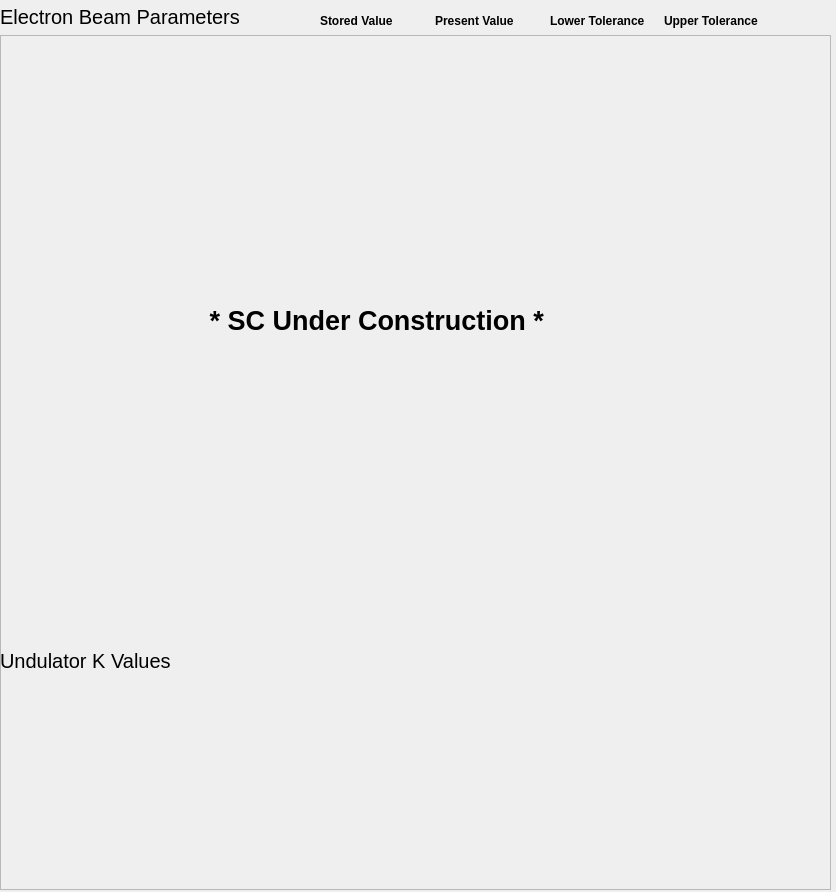
<?xml version="1.0" encoding="UTF-8"?>
<ui version="4.0">
 <class>Form</class>
 <widget class="QWidget" name="Form">
  <property name="geometry">
   <rect>
    <x>0</x>
    <y>0</y>
    <width>836</width>
    <height>892</height>
   </rect>
  </property>
  <property name="windowTitle">
   <string>Form</string>
  </property>
  <widget class="QFrame" name="frame">
   <property name="geometry">
    <rect>
     <x>0</x>
     <y>35</y>
     <width>831</width>
     <height>855</height>
    </rect>
   </property>
   <property name="frameShape">
    <enum>QFrame::StyledPanel</enum>
   </property>
   <property name="frameShadow">
    <enum>QFrame::Raised</enum>
   </property>
   <widget class="PyDMDrawingRectangle" name="PyDMDrawingRectangle_1">
    <property name="geometry">
     <rect>
      <x>0</x>
      <y>-1</y>
      <width>831</width>
      <height>611</height>
     </rect>
    </property>
    <property name="alarmSensitiveContent" stdset="0">
     <bool>false</bool>
    </property>
    <property name="alarmSensitiveBorder" stdset="0">
     <bool>false</bool>
    </property>
    <property name="brush" stdset="0">
     <brush brushstyle="SolidPattern">
      <color alpha="255">
       <red>244</red>
       <green>218</green>
       <blue>168</blue>
      </color>
     </brush>
    </property>
    <property name="penStyle" stdset="0">
     <enum>Qt::SolidLine</enum>
    </property>
    <property name="penColor" stdset="0">
     <color>
      <red>90</red>
      <green>90</green>
      <blue>90</blue>
     </color>
    </property>
    <property name="penWidth" stdset="0">
     <double>2.000000000000000</double>
    </property>
   </widget>
   <widget class="QLabel" name="label_9">
    <property name="geometry">
     <rect>
      <x>0</x>
      <y>610</y>
      <width>391</width>
      <height>31</height>
     </rect>
    </property>
    <property name="font">
     <font>
      <pointsize>15</pointsize>
     </font>
    </property>
    <property name="autoFillBackground">
     <bool>false</bool>
    </property>
    <property name="styleSheet">
     <string notr="true">background:transparent
bold</string>
    </property>
    <property name="frameShadow">
     <enum>QFrame::Plain</enum>
    </property>
    <property name="text">
     <string>Undulator K Values</string>
    </property>
   </widget>
   <widget class="PyDMTemplateRepeater" name="PyDMTemplateRepeater">
    <property name="geometry">
     <rect>
      <x>0</x>
      <y>0</y>
      <width>821</width>
      <height>611</height>
     </rect>
    </property>
    <property name="toolTip">
     <string/>
    </property>
    <property name="styleSheet">
     <string notr="true">background:transparent
</string>
    </property>
    <property name="layoutType" stdset="0">
     <enum>PyDMTemplateRepeater::Vertical</enum>
    </property>
    <property name="layoutSpacing" stdset="0">
     <number>0</number>
    </property>
    <property name="countShownInDesigner" stdset="0">
     <number>35</number>
    </property>
    <property name="templateFilename" stdset="0">
     <string>/u/cd/pnispero/guardian/guardian/displays/FELmonitor_template.py</string>
    </property>
    <property name="dataSource" stdset="0">
     <string>/u/cd/pnispero/guardian/guardian/displays/FELmonitor_sc_parameters.json</string>
    </property>
   </widget>
   <widget class="PyDMDrawingRectangle" name="PyDMDrawingRectangle_2">
    <property name="geometry">
     <rect>
      <x>0</x>
      <y>640</y>
      <width>831</width>
      <height>211</height>
     </rect>
    </property>
    <property name="alarmSensitiveContent" stdset="0">
     <bool>false</bool>
    </property>
    <property name="alarmSensitiveBorder" stdset="0">
     <bool>false</bool>
    </property>
    <property name="brush" stdset="0">
     <brush brushstyle="SolidPattern">
      <color alpha="255">
       <red>175</red>
       <green>217</green>
       <blue>248</blue>
      </color>
     </brush>
    </property>
    <property name="penStyle" stdset="0">
     <enum>Qt::SolidLine</enum>
    </property>
    <property name="penColor" stdset="0">
     <color>
      <red>90</red>
      <green>90</green>
      <blue>90</blue>
     </color>
    </property>
    <property name="penWidth" stdset="0">
     <double>2.000000000000000</double>
    </property>
   </widget>
   <widget class="PyDMTemplateRepeater" name="PyDMTemplateRepeater_2">
    <property name="geometry">
     <rect>
      <x>0</x>
      <y>640</y>
      <width>821</width>
      <height>211</height>
     </rect>
    </property>
    <property name="toolTip">
     <string/>
    </property>
    <property name="styleSheet">
     <string notr="true">background:transparent
</string>
    </property>
    <property name="layoutType" stdset="0">
     <enum>PyDMTemplateRepeater::Vertical</enum>
    </property>
    <property name="layoutSpacing" stdset="0">
     <number>0</number>
    </property>
    <property name="countShownInDesigner" stdset="0">
     <number>9</number>
    </property>
    <property name="templateFilename" stdset="0">
     <string>/u/cd/pnispero/guardian/guardian/displays/FELmonitor_template.py</string>
    </property>
    <property name="dataSource" stdset="0">
     <string>/u/cd/pnispero/guardian/guardian/displays/FELmonitor_sc_und_parameters.json</string>
    </property>
   </widget>
   <widget class="QLabel" name="label_12">
    <property name="geometry">
     <rect>
      <x>150</x>
      <y>100</y>
      <width>461</width>
      <height>371</height>
     </rect>
    </property>
    <property name="font">
     <font>
      <pointsize>20</pointsize>
      <weight>75</weight>
      <bold>true</bold>
     </font>
    </property>
    <property name="styleSheet">
     <string notr="true">background-color: transparent;</string>
    </property>
    <property name="text">
     <string>* SC Under Construction * </string>
    </property>
    <property name="alignment">
     <set>Qt::AlignCenter</set>
    </property>
   </widget>
   <zorder>PyDMDrawingRectangle_1</zorder>
   <zorder>PyDMTemplateRepeater</zorder>
   <zorder>PyDMDrawingRectangle_2</zorder>
   <zorder>label_9</zorder>
   <zorder>PyDMTemplateRepeater_2</zorder>
   <zorder>label_12</zorder>
  </widget>
  <widget class="QWidget" name="horizontalLayoutWidget">
   <property name="geometry">
    <rect>
     <x>320</x>
     <y>10</y>
     <width>451</width>
     <height>21</height>
    </rect>
   </property>
   <layout class="QHBoxLayout" name="horizontalLayout">
    <property name="spacing">
     <number>8</number>
    </property>
    <item>
     <widget class="QLabel" name="label_6">
      <property name="font">
       <font>
        <pointsize>9</pointsize>
        <weight>75</weight>
        <bold>true</bold>
       </font>
      </property>
      <property name="text">
       <string>Stored Value</string>
      </property>
     </widget>
    </item>
    <item>
     <widget class="QLabel" name="label_7">
      <property name="font">
       <font>
        <pointsize>9</pointsize>
        <weight>75</weight>
        <bold>true</bold>
       </font>
      </property>
      <property name="text">
       <string>Present Value</string>
      </property>
     </widget>
    </item>
    <item>
     <widget class="QLabel" name="label_10">
      <property name="font">
       <font>
        <pointsize>9</pointsize>
        <weight>75</weight>
        <bold>true</bold>
       </font>
      </property>
      <property name="text">
       <string>Lower Tolerance</string>
      </property>
     </widget>
    </item>
    <item>
     <widget class="QLabel" name="label_11">
      <property name="font">
       <font>
        <pointsize>9</pointsize>
        <weight>75</weight>
        <bold>true</bold>
       </font>
      </property>
      <property name="text">
       <string>Upper Tolerance</string>
      </property>
     </widget>
    </item>
   </layout>
  </widget>
  <widget class="QLabel" name="label_8">
   <property name="geometry">
    <rect>
     <x>0</x>
     <y>-10</y>
     <width>361</width>
     <height>54</height>
    </rect>
   </property>
   <property name="font">
    <font>
     <pointsize>15</pointsize>
    </font>
   </property>
   <property name="autoFillBackground">
    <bool>false</bool>
   </property>
   <property name="styleSheet">
    <string notr="true">background:transparent
bold</string>
   </property>
   <property name="frameShadow">
    <enum>QFrame::Plain</enum>
   </property>
   <property name="text">
    <string>Electron Beam Parameters</string>
   </property>
  </widget>
 </widget>
 <customwidgets>
  <customwidget>
   <class>PyDMDrawingRectangle</class>
   <extends>QWidget</extends>
   <header>pydm.widgets.drawing</header>
  </customwidget>
  <customwidget>
   <class>PyDMTemplateRepeater</class>
   <extends>QFrame</extends>
   <header>pydm.widgets.template_repeater</header>
  </customwidget>
 </customwidgets>
 <resources/>
 <connections/>
</ui>
